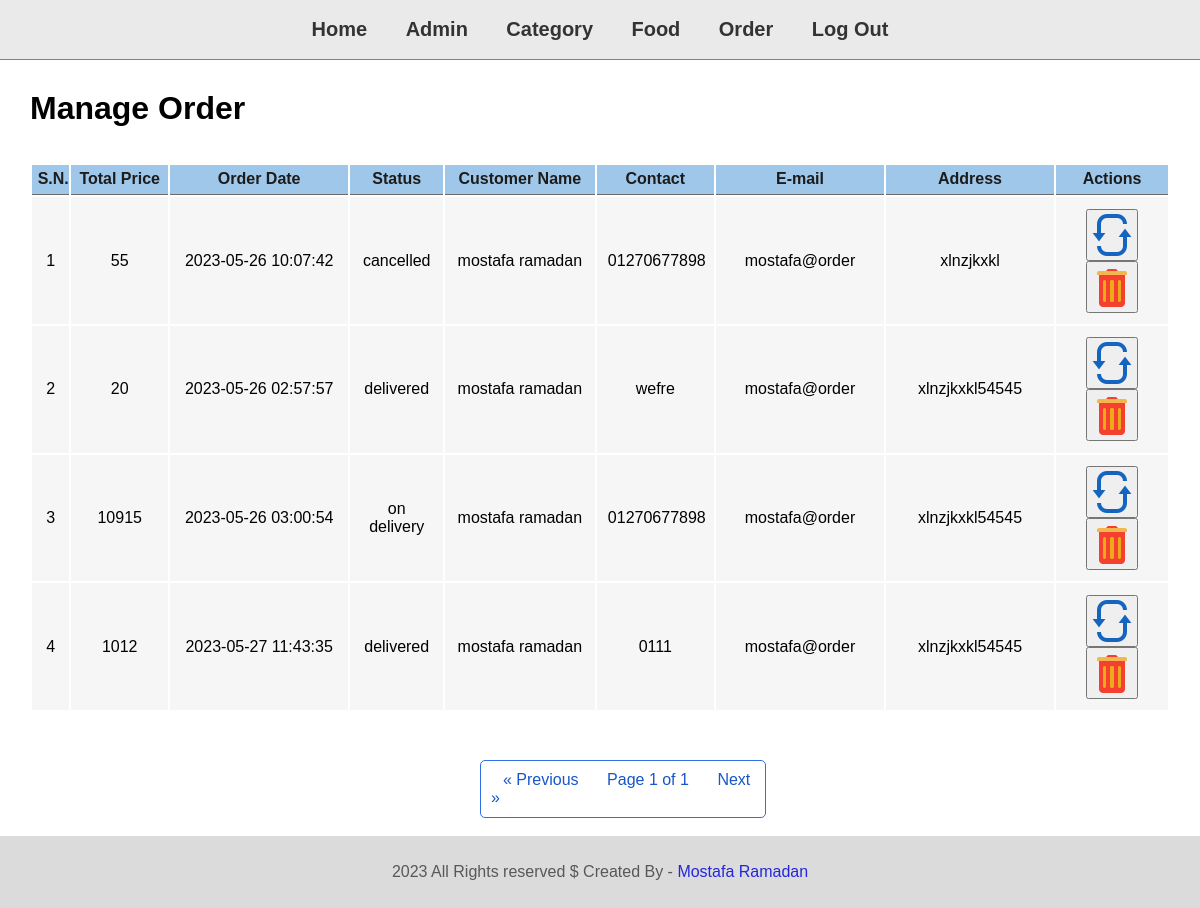
Before: /admin/orderControl/manage-order.php with the older database file.
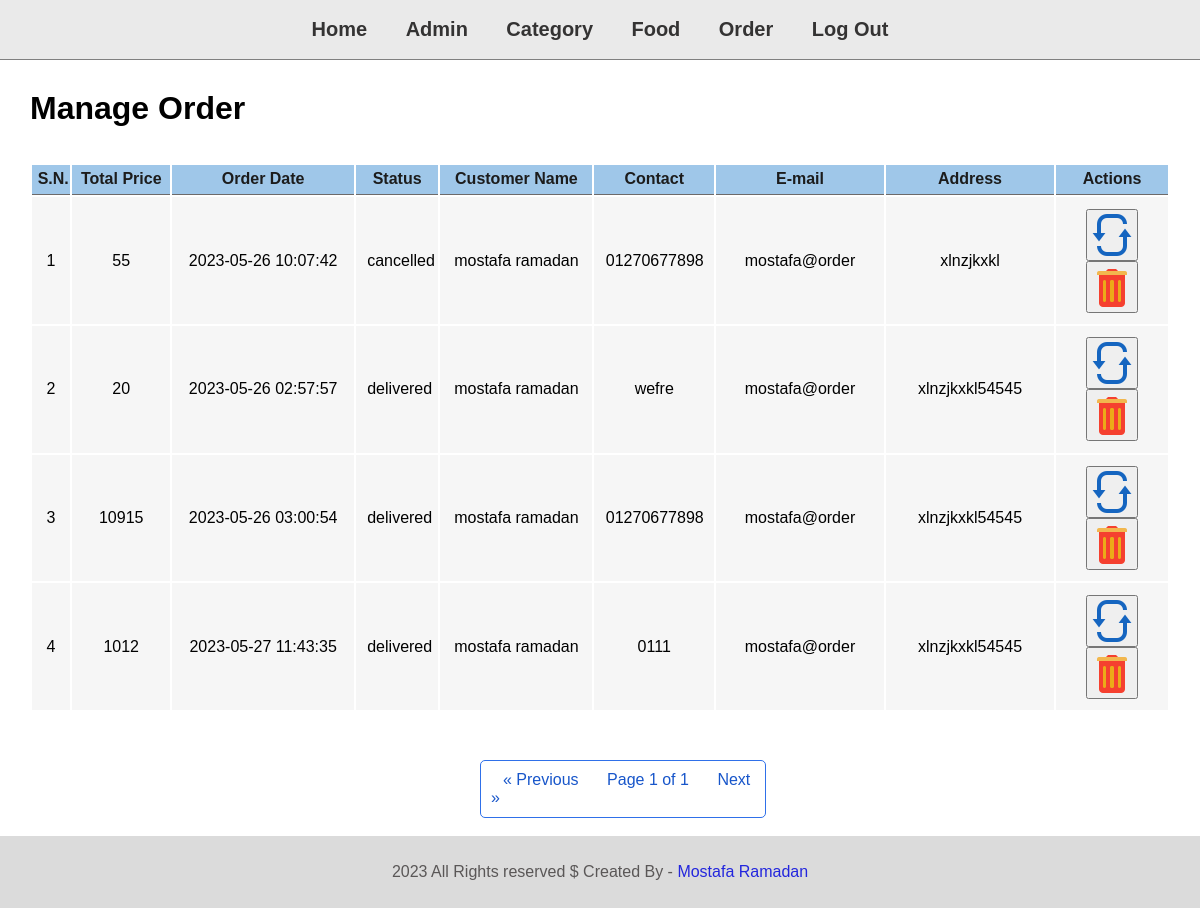
After: the same page with the newer database file.
### tables this page shows
CREATE TABLE `tbl_order` (
  `id` int(11) UNSIGNED NOT NULL,
  `order_date` datetime NOT NULL,
  `status` varchar(50) NOT NULL,
  `customer_name` varchar(150) NOT NULL,
  `customer_contact` varchar(20) NOT NULL,
  `customer_email` varchar(150) NOT NULL,
  `customer_address` varchar(250) NOT NULL,
  `total_price` float NOT NULL
);

### config/Database.php (called while the page is built, shortened)
<?php
class Database
{
    private $servername = 'localhost';
    private $username = 'root';
    private $password = '';
    private $dbname = 'food-order';
    function __construct()
    {
        $this->conn = new mysqli($this->servername, $this->username, $this->password, $this->dbname);
        if ($this->conn->connect_error) {
            echo "failed to connect";
        } else {
            return $this->conn;
        }
    }
}

### classes/management/ManageOrder.php (called while the page is built, shortened)
<?php
class ManageOrder extends Database
{
    public function displayOrders(int $limit = 10, int $page = 1)
    {
        $offset = ($page - 1) * $limit;
        $result = $this->conn->query("SELECT * FROM tbl_order LIMIT $limit offset $offset");
        if ($result->num_rows > 0) {
            while ($row = $result->fetch_assoc()) {
                $data[] = $row;
            }
            return $data;
        }
    }
    public function orderCount()
    {
        $result = $this->conn->query("SELECT * FROM tbl_order");
        return $result->num_rows;
    }
}

### admin/orderControl/manage-order.php (the view, shortened to what this page needs)
<?php
include_once("../partials/menu.php");
$orderData = new ManageOrder();
$page = isset($_GET['page']) ? $_GET['page'] : 1;
$limit = 4;
$countOrders = $orderData->orderCount();
$pagesCount = ceil($countOrders / $limit);
$data = $orderData->displayOrders($limit, $page);
?>
<div class="">
    <div style="padding: 30px;">
        <h1>Manage Order</h1>
        <table class="tbl-full text-center">
            <tr>
                <th>S.N.</th>
                <th>Total Price</th>
                <th>Order Date</th>
                <th>Status</th>
                <th>Customer Name</th>
                <th>Contact</th>
                <th>E-mail</th>
                <th>Address</th>
                <th>Actions</th>
            </tr>
            <?php
            $sn = 1;
            if ($data != "") {
                foreach ($data as $value) {
            ?>
                    <tr id="row_<?= $value['id']; ?>">
                        <td><?php echo $sn++; ?></td>
                        <td class="total_price"><?php echo $value['total_price']; ?></td>
                        <td class="order_date"><?php echo $value['order_date']; ?></td>
                        <td class="status"><?php echo $value['status']; ?></td>
                        <td class="customer_name"><?php echo $value['customer_name']; ?></td>
                        <td class="customer_contact"><?php echo $value['customer_contact']; ?></td>
                        <td class="customer_email" style="width: 15%;"><?php echo $value['customer_email']; ?></td>
                        <td class="customer_address" style="width: 15%;"><?php echo $value['customer_address']; ?></td>
                        <td style="width: 10%;">
                            <button update_id="<?php echo $value['id']; ?>" class="update_btn">
                                <img title="Update" src="http://localhost/php.course/FoodOrder/images/website/update.png" /></button>
                            <button delete_id="<?php echo $value['id']; ?>" class="delete_btn">
                                <img title="delete" src="http://localhost/php.course/FoodOrder/images/website/delete.png" /></button>
                        </td>
                    </tr>
            <?php
                }
            } else {
                echo "<div class='error'>Not Ordered Yet</div>";
            } ?>
        </table>
    </div>
</div>
<br>
<nav>
    <ul class="pagination">
        <li>
            <a <?php if ($page == 1) {
                    echo "class='disabled'";
                } ?> href="<?= $_SERVER['PHP_SELF'] . "?page=" . ($page - 1) ?>" aria-label="Previous">
                <span aria-hidden="true">&laquo;</span>
                <span aria-hidden="true">Previous</span>
            </a>
        </li>
        <li>
            <a <?php if ($page == $page) {
                    echo "class='disabled'";
                } ?> href=""> Page <?= $page; ?> of <?= $pagesCount; ?></a>
        </li>
        <li>
            <a <?php if ($page == $pagesCount) {
                    echo "class='disabled'";
                } ?> href="<?= $_SERVER['PHP_SELF'] . "?page=" . ($page + 1) ?>" aria-label="Next">
                <span aria-hidden="true">Next</span>
                <span aria-hidden="true">&raquo;</span>
            </a>
        </li>
    </ul>
</nav>
<br>
<?php
include_once("../partials/footer.php");
?>

### admin/partials/menu.php (shortened to what this page needs)
<html>
<head>
    <link rel="stylesheet" href="../../css/admin.css">
</head>
<body>
    <div class="menu text-center">
        <div class="wrapper">
            <ul>
                <li><a href="../dashboard/index-p.php">Home</a></li>
                <li><a href="../adminControl/manage-admin.php">Admin</a></li>
                <li><a href="../categoryControl/manage-category.php">Category</a></li>
                <li><a href="../foodControl/manage-food.php">Food</a></li>
                <li><a href="../orderControl/manage-order.php">Order</a></li>
                <li><a href="../access/logout.php">Log Out</a></li>
            </ul>
        </div>
    </div>

### admin/partials/footer.php
<div class="footer">
    <div class="wrapper">
        <p class="text-center"> 2023 All Rights reserved $ Created By -
            <a href="https://www.facebook.com/profile.php?id=100036684104751" target="_blank" style="text-decoration: none; color: rgb(35, 38, 221);"> Mostafa Ramadan</a>
        </p>
    </div>
</div>
</body>
</html>

### css/admin.css (style rules this page uses)
* { margin: 0px; padding: 0px; font-family: Arial, Helvetica, sans-serif; }
.wrapper { padding: 1%; width: 80%; margin: 0 auto; }
.text-center { text-align: center; }
.tbl-full { width: 100%; }
table tr th { border-bottom: 1px solid rgb(109 106 106); padding: .5%; color: #1c1c1c; background: #9fc7e9; text-align: center }
table tr td { padding: 1%; background: #f6f6f6; }
.menu { border-bottom: 1px solid gray; background-color: rgb(234 234 234); padding: .5%; }
.menu ul { list-style-type: none; }
.menu ul li { display: inline; padding: 5px; }
.menu ul li a { text-decoration: none; font-weight: bolder; color: #343333; padding: 12px; margin: px; font-size: 20px }
.footer { background-color: rgb(219 219 219); color: #5a5757; padding: 15px; }
.pagination { border: 1px solid #2f70e9; padding: 10px; width: 22%; border-radius: 5px; margin: 0 40%; }
.pagination li { margin: 10px 12px; display: inline; }
.pagination li a { color: #1856ca; text-decoration: none; }
.disabled { pointer-events: none; }

Changed rows visible on the page:
changed tbl_order (number 3 of 4 on the later page): status "on delivery" → "delivered"
